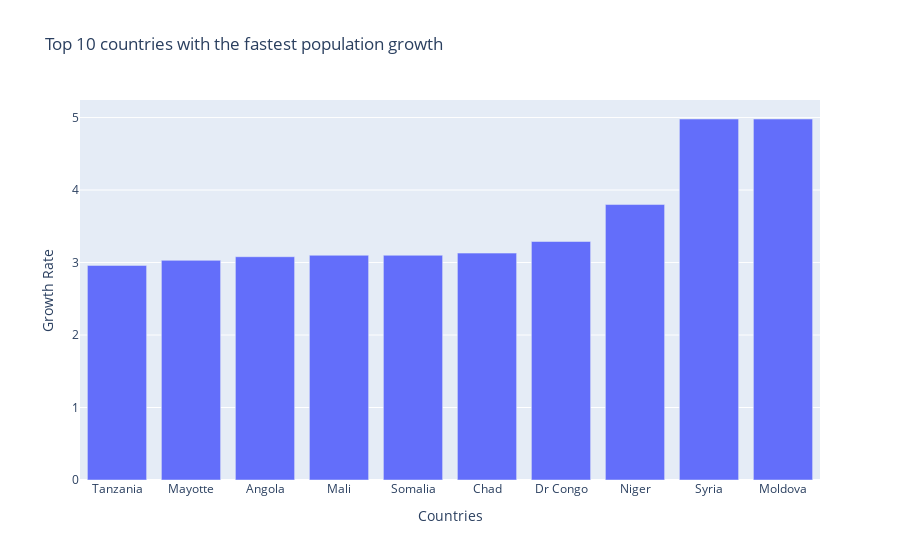

The code cell stored with this chart in its notebook:
### Code cell
fig = go.Figure([go.Bar(x=most_growth['country name'], y=most_growth['growth rate'])])
fig.update_layout(title="Top 10 countries with the fastest population growth", xaxis_title="Countries",
    yaxis_title="Growth Rate")
fig.show()

### Figure 1 — Plotly figure (JSON) as saved in the notebook; plotly's stock layout.template omitted (floating-point values rounded to 4 significant figures)
{"data": [{"type": "bar", "x": ["Tanzania", "Mayotte", "Angola", "Mali", "Somalia", "Chad", "Dr Congo", "Niger", "Syria", "Moldova"], "y": [2.96, 3.03, 3.08, 3.1, 3.1, 3.13, 3.29, 3.8, 4.98, 4.98]}], "layout": {"title": {"text": "Top 10 countries with the fastest population growth"}, "xaxis": {"title": {"text": "Countries"}}, "yaxis": {"title": {"text": "Growth Rate"}}}}
